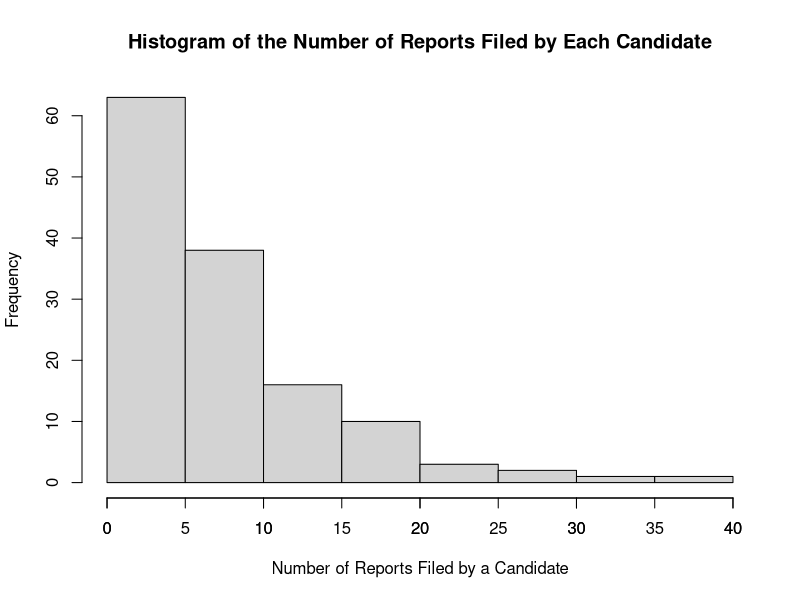
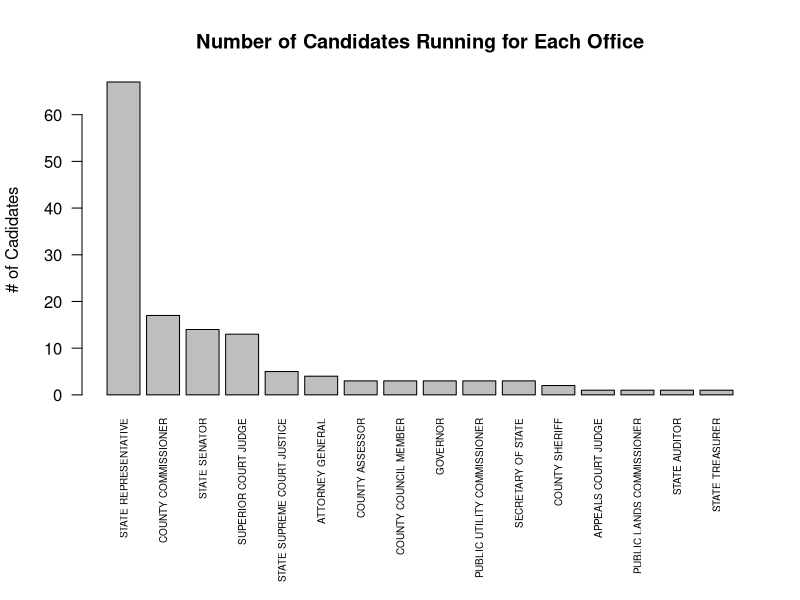
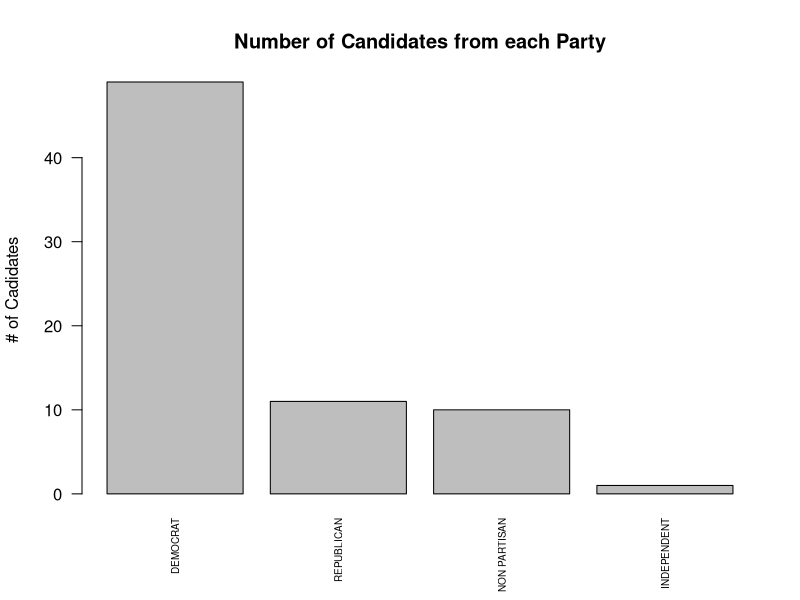
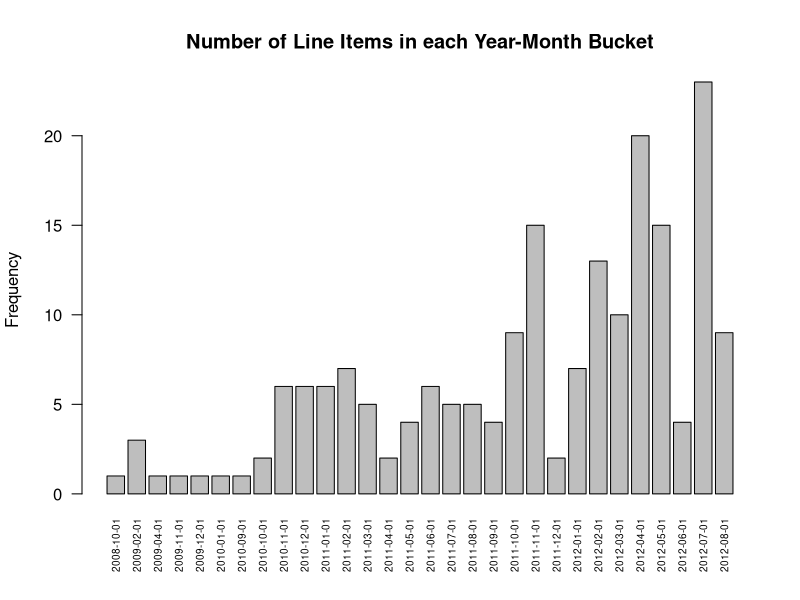
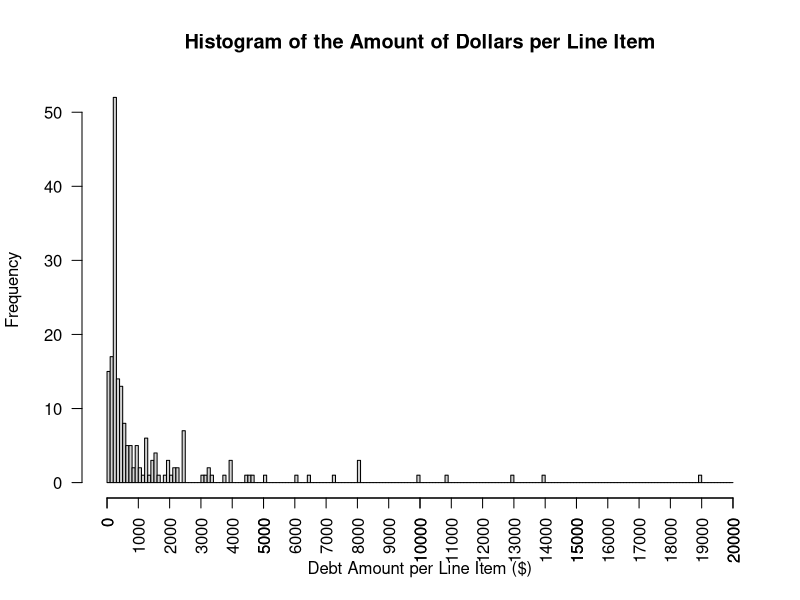
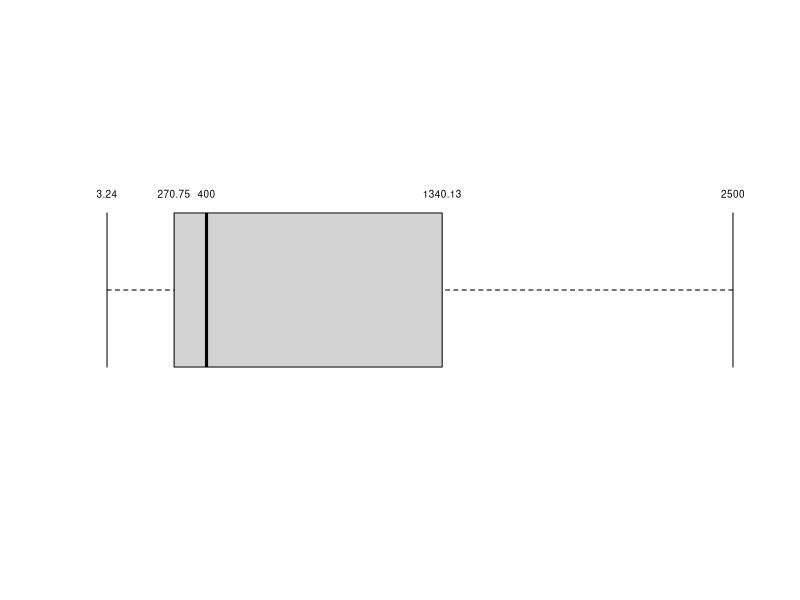
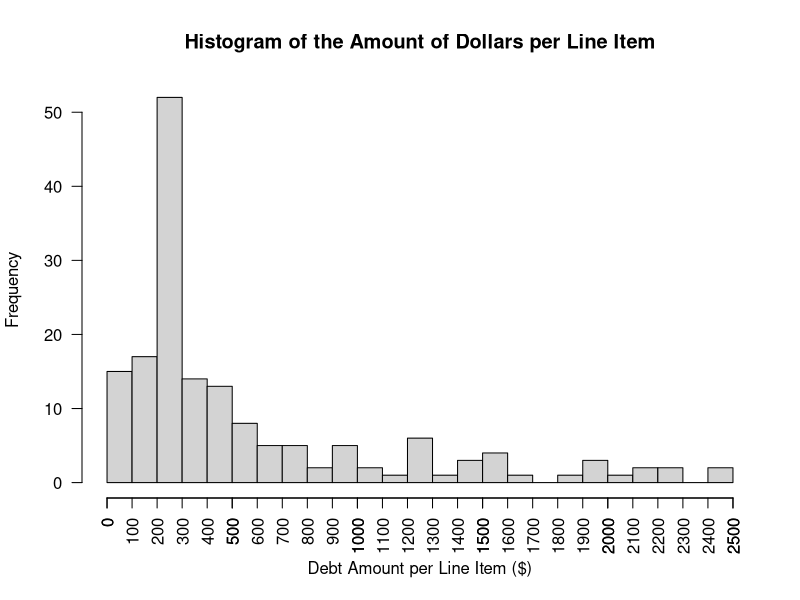
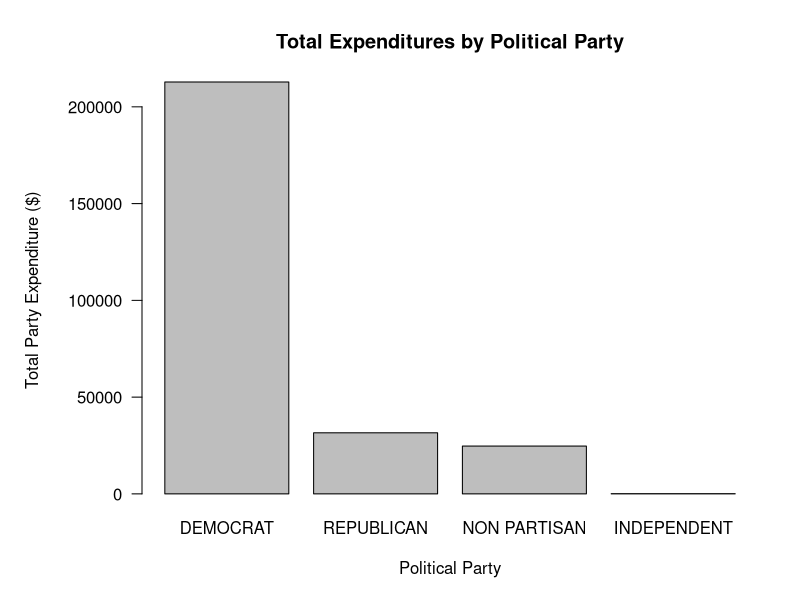

Write R code to recreate these figures, in order.
## ---- chunk 1
knitr::opts_chunk$set(echo = TRUE)
## ---- chunk 2
DebtRaw = read.csv("../dataset/CandidateDebt.csv", na.strings='#N/A')
print(sprintf("Number of columns: %d, Number of rows: %d", ncol(DebtRaw), nrow(DebtRaw)))
## ---- chunk 3
str(DebtRaw[1:4,])
## ---- chunk 4
DebtShifted = DebtRaw
colnames(DebtShifted) <- c(colnames(DebtRaw)[1:9],
                           'DUMMY',
                           colnames(DebtRaw)[10:(ncol(DebtRaw)-1)])
## ---- chunk 5
str(DebtShifted[1:4,])
## ---- chunk 6
t(DebtShifted[1,c('filerid', 'filername', 'office', 'DUMMY', 'legislativedistrict',
                  'party', 'jurisdiction', 'jurisdictiontype')])
## ---- chunk 7
# Split off left table
DebtLeft = DebtShifted[, seq(9)]

# Print out number of rows and columns
print(sprintf("The DebtLeft data set has %d columns and %d rows.",
              ncol(DebtLeft), nrow(DebtLeft)))
## ---- chunk 8
# Split off right table
DebtRight = DebtShifted[, seq(10, ncol(DebtRaw))]

# Rename DUMMY to office
colnames(DebtRight)[[1]] <- "office"

# Keep cases with at least one non-NA entry
DebtRightValid <- DebtRight[rowSums(!is.na(DebtRight)) > 0,]

# Drop duplicates
Debt <- unique(DebtRightValid)

# Print number of rows and columns
print(sprintf("The Debt data set has %d columns and %d rows.", ncol(Debt), nrow(Debt)))
## ---- chunk 9
# Find number of unique reportnumbers
length(unique(DebtLeft$reportnumber))
# Find number of unique cadidate names
length(unique(DebtLeft$filername))
## ---- chunk 10
# Find the number of reports filed by each candidate
RepPerCan <- aggregate(reportnumber ~ filername, DebtLeft, length)
colnames(RepPerCan)[2] <- "NumOfReports"
# Summarize data
summary(RepPerCan$NumOfReports)
## ---- chunk 11
# Show top 5 candidates that filed the most reports
head(RepPerCan[order(RepPerCan$NumOfReports, decreasing = TRUE),],5)
## ---- chunk 12
# How many candidates filed only 1 report?
length(which(RepPerCan$NumOfReports == 1))
## ---- chunk 13
# Show histogram showing distribution of the number of reports filed by each candidate.
hist(RepPerCan$NumOfReports,
     main = "Histogram of the Number of Reports Filed by Each Candidate",
     xlab = "Number of Reports Filed by a Candidate")
axis(1, at = seq(0,40, by = 5))
## ---- chunk 14
# Remove reportnumber and keep unique rows
Office <- unique(DebtLeft[-1])
# Find length of rows.
length(Office$filerid)
## ---- chunk 15
# Show exmaple of duplicate candidate.
Office[Office$filername == "FROCKT DAVID S",]
## ---- chunk 16
# Create Dataframe showing the number of candidates running for each office
OfficePopularity <- aggregate(filername ~ office, Office, length)
colnames(OfficePopularity)[2] <- "N"
OfficePopularity <- OfficePopularity[order(OfficePopularity[,2], decreasing = TRUE),]

# Show barplot of results
op <- par(mar = c(10,4,4,2) + 0.1)
barplot(OfficePopularity$N,
        main = "Number of Candidates Running for Each Office",
        ylab = "# of Cadidates",
      names.arg=OfficePopularity$office, las = 2, cex.names=0.6)
par(op)
## ---- chunk 17
# Only keep Office2, legislativedictrict, position, party,
# jurisdiction and find unique rows
DebtUnique <- unique(Debt[1:5])
# Aggregate a new dataframe to store the number of rows for each party
PartyCount <- aggregate(jurisdiction ~ party, DebtUnique, length)
colnames(PartyCount)[2] <- "N"
PartyCount <- PartyCount[order(PartyCount[,2], decreasing = TRUE),]
# Plot a bar chart showing the number of rows for each party
op <- par(mar = c(5,4,4,2) + 0.1)
barplot(PartyCount$N,
        main = "Number of Candidates from each Party",
        ylab = "# of Cadidates",
        names.arg=PartyCount$party, las = 2, cex.names=0.6)
par(op)
## ---- chunk 18
# Import lubridate to round the dates to the month
library(lubridate)
## ---- chunk 19
# Copy Debt into a temporary df, but convert the debtdate variable into date object
DebtTemp <- Debt
DebtTemp$debtdate <- as.Date(DebtTemp$debtdate, format='%m/%d/%y')
DebtTemp$debtdate <- floor_date(DebtTemp$debtdate, unit = "month")
# Aggregate the data to show the amount of line items are in each month
DateCount <- aggregate(amount ~ debtdate, DebtTemp, length)
colnames(DateCount)[2] <- "N"
op <- par(mar = c(5,4,4,2) + 0.1)

barplot(DateCount$N,
        main = "Number of Line Items in each Year-Month Bucket",
        ylab = "Frequency",
        names.arg=DateCount$debtdate, las = 2, cex.names=0.6)
par(op)
## ---- chunk 20
summary(Debt$amount)
## ---- chunk 21
hist(Debt$amount, breaks = seq(0, 20000, by = 100),
     main = "Histogram of the Amount of Dollars per Line Item",
     xlab = "Debt Amount per Line Item ($)", las = 2)
axis(1, at = seq(0, 20000, by = 1000), las = 2)
## ---- chunk 22
boxplot(Debt$amount, horizontal = TRUE, outline = FALSE, axes = FALSE, staplewex = 1)
text(x = boxplot.stats(Debt$amount)$stats,
     labels = boxplot.stats(Debt$amount)$stats, y=1.25, cex = 0.6)
## ---- chunk 23
filteredAmount <- Debt[(Debt$amount < 2500),]
hist(filteredAmount$amount, breaks = seq(0, 2500, by = 100),
     main = "Histogram of the Amount of Dollars per Line Item",
     xlab = "Debt Amount per Line Item ($)", las = 2)
axis(1, at = seq(0, 2500, by = 100), las = 2)
## ---- chunk 24
# sum amount by party
amountbyparty <-aggregate(Debt['amount'], by=list(party=Debt$party), FUN=sum)
# Rename 
names(amountbyparty)[names(amountbyparty)=="amount"] <- "totalamountbyparty"
# sort the list descending, create pareto
amountbyparty <- amountbyparty[order(amountbyparty$totalamountbyparty, decreasing=TRUE),]
# bar plot tutorial https://www.statmethods.net/graphs/bar.html
par(mar=c(5,7,4,2)+0.1)
barplot(amountbyparty$totalamountbyparty, main="Total Expenditures by Political Party", 
  	xlab="Political Party", ylab="", las=1, names.arg=amountbyparty$party)
mtext("Total Party Expenditure ($)",side=2,line=5)
## ---- chunk 25
# Merge PartyCount into amountbyparty
amountbyparty <- merge(amountbyparty, PartyCount)
amountbyparty$amountpercandidate <- amountbyparty$totalamountbyparty / amountbyparty$N

# sort the list descending, create pareto
amountbyparty <- amountbyparty[order(amountbyparty$amountpercandidate, decreasing=TRUE),]


# bar plot tutorial https://www.statmethods.net/graphs/bar.html
par(mar=c(5,6,4,2)+0.1)
barplot(amountbyparty$amountpercandidate, main="Expenditure per Candidate by Political Party", 
  	xlab="Political Party", ylab="", las=1,
  	names.arg=amountbyparty$party)
mtext("Expenditure per Candidate ($)",side=2,line=4)


## ---- chunk 26
desc_to_coarsedesc = read.csv("../dataset/description_to_coarsedescription.csv", na.strings='#N/A')
# we need to merge coarsedescription into Debt by description
Debt2=merge(Debt,desc_to_coarsedesc[c('description','coarsedescription')])

# Put 0 for position when there is no value
Debt2$position[is.na(Debt2$position)] <- 0
Debt2$legislativedistrict[is.na(Debt2$legislativedistrict)] <- 0

# sum amount by coarsedescription
amountbycoarsedesc <-aggregate(Debt2['amount'], by=list(coarsedescription=Debt2$coarsedescription), FUN=sum)

#format method, which is necessary for formating in a data.frame   
format.money  <- function(x, ...) {
  paste0("$", formatC(as.numeric(x), format="f", digits=2, big.mark=","))
}
class(amountbycoarsedesc$amount) <- c("money",class(amountbycoarsedesc$amount))

# sort the list descending, create pareto
amountbycoarsedesc <- amountbycoarsedesc[order(amountbycoarsedesc$amount, decreasing=TRUE),]
nbars=13
topn=amountbycoarsedesc[1:nbars,]
# bar plot tutorial https://www.statmethods.net/graphs/bar.html
par(mar=c(10,6,3,2)+0.1)
barplot(topn$amount, main="Total Expenditures by Coarse Description",
          	xlab="",
  	names.arg=topn$coarsedescription,
  	cex.names=0.65, las=2)
mtext("Total Expenditure ($)",side=2,line=5)
mtext("Coarse Description",side=1,line=9)


## ---- chunk 27
# get sum of amount by DUMMY
#sumbyoffice <- aggregate(Debt2['amount'],
#by=list(office=Debt2$DUMMY), FUN=sum)

# get sum(amount) and n rows by unique value of DUMMY, legislativedistrict, position, and party,
# jurisdiction, and jurisdictiontype (in case I summarize by that later).
sumbycand <- aggregate(Debt2['amount'],
by=list(office=Debt2$office, legislativedistrict=Debt2$legislativedistrict, position=Debt2$position, party=Debt2$party, jurisdiction=Debt2$jurisdiction, jurisdictiontype=Debt2$jurisdictiontype), FUN=sum)


# now sum the amounts in sumbycand and count rows by office
sumbyoffice <- aggregate(sumbycand['amount'], by=list(office=sumbycand$office), FUN=sum)
countbyoffice <- aggregate(sumbycand['position'], by=list(office=sumbycand$office), FUN=length)

# Rename cols
names(sumbyoffice)[names(sumbyoffice)=="amount"] <- "totalamount"
names(countbyoffice)[names(countbyoffice)=="position"] <- "ncandidates"

# merge the sum and count data
amountperjob <- merge(sumbyoffice,countbyoffice)
amountperjob$mean_amount <- amountperjob$totalamount / amountperjob$ncandidates

# sort by mean_amount desc
# sort the list descending, create pareto
amountperjob <- amountperjob[order(amountperjob$mean_amount, decreasing=TRUE),]

# bar plot tutorial https://www.statmethods.net/graphs/bar.html
par(mar=c(12,6,3,2)+0.1)
barplot(amountperjob$mean_amount, main="Expenditure per Candidate by Office", 
  	xlab="",
  	names.arg=amountperjob$office,
  	cex.names=0.75, las=2)
mtext("Expenditure per Candidate ($)",side=2,line=4)
mtext("Office",side=1,line=10)

## ---- chunk 28
# Expenditure amounts by jurisdictiontype
boxplot(amount~jurisdictiontype,data=Debt2, main="Transaction Dollar Amounts by Jurisdiction Type", 
  	xlab="Jurisdiction Type", ylab="Amount in Dollars", varwidth=T)
## ---- chunk 29
# Time component
# Copy Debt2 to Debt3
Debt3 <- Debt2
##need plyr package to use ddply
library(plyr)
# Let's make a debtmonth column
library(lubridate)
# Get just the month
Debt3$truedebtdate<-mdy(Debt3$debtdate)
Debt3$debtmonth<-floor_date(Debt3$truedebtdate, unit="month")
# Make str version so it will be a factor
Debt3$debtmonthstr<- as.character(Debt3$debtmonth)
# Create dummy variable, TREASURY
Debt3$Treasury<-ifelse(Debt3$coarsedescription=="TREASURY",1,0)


# Now get sum, count, and mean of amount and mean of Treasury by debtmonthstr
##summarize data. Because R categorized Day as a factor we can go ahead and use this
timestats<- ddply(Debt3,~debtmonthstr,summarise,Sum_amount=sum(amount), Count_amount = length(amount),
      Mean_amount = mean(amount), Mean_Treasury = mean(Treasury))
#Create debtmonth in timestats, as a date (this works but format is not good for graphing)
timestats$debtmonth<- strptime(timestats$debtmonthstr,"%Y-%m-%d")
# sort by it
timestats<- timestats[order(timestats$debtmonth),]

xvector=timestats$debtmonth
yvector=timestats$Sum_amount
yvector2=timestats$Count_amount
yvector3=timestats$Mean_amount
## ---- chunk 30
plot(xvector, yvector,xlab="Month Debt Incurred",  ylab="Sum of Expenditures ($)", main="Sum of Amount")
## ---- chunk 31
plot(xvector, yvector2,xlab="Month Debt Incurred",  ylab="Number of Expenditures ($)", main="Count of Amount")
## ---- chunk 32
plot(xvector, yvector3,xlab="Month Debt Incurred",  ylab="Mean of Expenditures ($)", main="Mean of Amount")
## ---- chunk 33
# Rename "subject" column to "N"
names(amountbyparty)[names(amountbyparty)=="amount"] <- "totalamountbyparty"
#rollup debt2 by coarsedesc and party
expense_by_coarsedesc_by_party <-aggregate(Debt2['amount'],                                         by=list(coarsedescription=Debt2$coarsedescription, party=Debt2$party), FUN=sum)
#merge totalamount into expense_by_coarsedesc_by_party
frac_by_coarsedesc_by_party <- merge(expense_by_coarsedesc_by_party,amountbyparty)
# compute fraction
frac_by_coarsedesc_by_party$fractionofpartytotal <- frac_by_coarsedesc_by_party$amount / frac_by_coarsedesc_by_party$totalamountbyparty
# drop independents
frac_by_coarsedesc_by_party <- frac_by_coarsedesc_by_party[frac_by_coarsedesc_by_party$party != "INDEPENDENT", ]
# get max frac by coarsedescription (across parties)
maxfrac_by_coarsedesc <-aggregate(frac_by_coarsedesc_by_party['fractionofpartytotal'],
                                           by=list(coarsedescription=frac_by_coarsedesc_by_party$coarsedescription), FUN=max)
# Rename "fractionofpartytotal" column to "maxfracofpartytotal"
names(maxfrac_by_coarsedesc)[names(maxfrac_by_coarsedesc)=="fractionofpartytotal"] <- "maxfracofpartytotal"
#merge maxfrac into frac_by_coarsedesc_by_party
frac_by_coarsedesc_by_party2=merge(frac_by_coarsedesc_by_party,maxfrac_by_coarsedesc)
# assign part number to put nonpartisan last
frac_by_coarsedesc_by_party2$partynumber<-ifelse(frac_by_coarsedesc_by_party2$party=="DEMOCRAT",1,
		ifelse(frac_by_coarsedesc_by_party2$party=="REPUBLICAN",2,3
		))
#Now, sort the df by maxfracofpartytotal desc, then by partynumber
frac_by_coarsedesc_by_party2 <- frac_by_coarsedesc_by_party2[order(-frac_by_coarsedesc_by_party2$maxfracofpartytotal,
                                                                   frac_by_coarsedesc_by_party2$partynumber),]
# get the same coarsedescriptions used in previous graph
topnparty<-frac_by_coarsedesc_by_party2[frac_by_coarsedesc_by_party2$coarsedescription %in% topn$coarsedescription,]
# carecols
caredata=topnparty[c("coarsedescription","party","fractionofpartytotal")]
caredata$coarsedescription <- factor(caredata$coarsedescription)
caredata$party <- factor(caredata$party)
# Order by total spending
jxtab_sum <- xtabs(fractionofpartytotal ~ party + coarsedescription, data=caredata)
jxtab_sum <- jxtab_sum[,order(colSums(jxtab_sum), decreasing = TRUE)]
jxtab_sum_mat <- data.matrix(jxtab_sum)

par(mar=c(12,6,4,2)+0.1)
barplot(jxtab_sum_mat,
        beside = TRUE,
        legend.text = rownames(jxtab_sum_mat),
        main = "Fractional Expenditures by Coarse Description, by Party",
        xlab = "",
        ylab = "", cex.names=0.75, las=2)
mtext("Fraction of Total Party Expenditure ($)",side=2,line=3)
mtext("Coarse Description",side=1,line=10)

## ---- chunk 34

party_jurtype_sum <- aggregate(Debt['amount'],
                                  by=list(party=Debt$party,
                                          jurisdictiontype=Debt$jurisdictiontype),
                                  FUN=sum)

# Order by total spending
xtab_sum <- xtabs(amount ~ jurisdictiontype + party, data=party_jurtype_sum)
xtab_sum <- xtab_sum[,order(colSums(xtab_sum), decreasing = TRUE)]

# Remove INDEPENDENT
xtab_sum <- xtab_sum[,colnames(xtab_sum) != 'INDEPENDENT']

xtab_sum_mat <- data.matrix(xtab_sum)
barplot(xtab_sum_mat,
        beside = TRUE,
        legend.text = rownames(xtab_sum_mat),
        main = "Total party spending across jurisdiction types",
        xlab = "party",
        ylab = "total amount spent")
